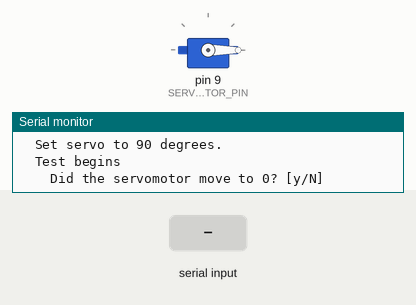
Simulated run of this sketch. Board: Arduino Uno, built with avr-gcc and run on an emulated ATmega328P. Parts: servo, the last lines printed to the serial monitor. Inputs (shaded band) come from the test bench.

Above: at 4.3 s.
4.4 s: "y" received over Serial
At 6.0 s:
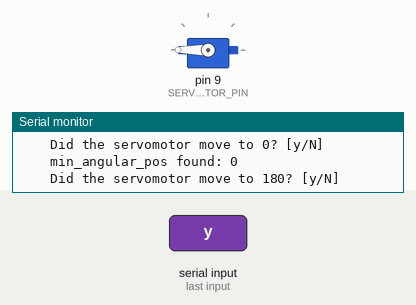
6.9 s: "1" received over Serial
At 7.2 s:
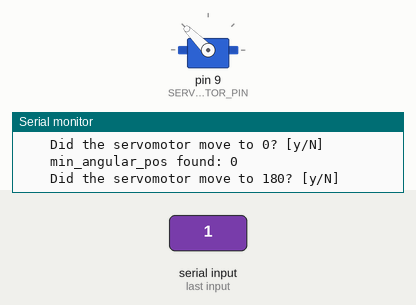
8.4 s: "Y" received over Serial
At 9.5 s:
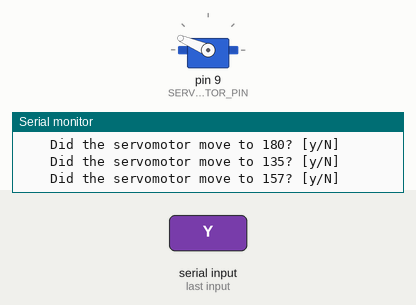
9.9 s: "y" received over Serial
At 10.7 s:
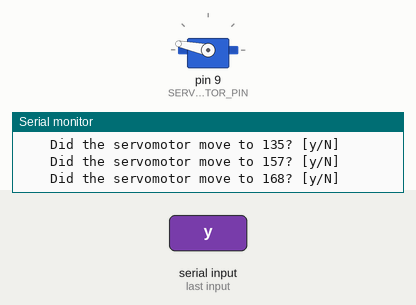
Timing chart, 0 to 12.4 s (numbered marks = the images above; inputs shaded):
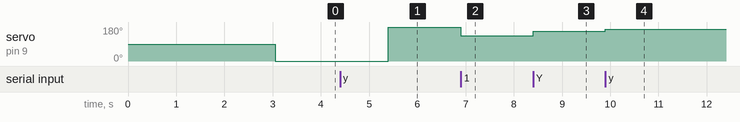

Measured:
- after the input at 4.4 s, servo on pin 9 (SERVOMOTOR_PIN): 0° → 180° after 1.0 s
- after the input at 6.9 s, servo on pin 9 (SERVOMOTOR_PIN): 180° → 135° at once
- after the input at 8.4 s, servo on pin 9 (SERVOMOTOR_PIN): 135° → 157° at once
- after the input at 9.9 s, servo on pin 9 (SERVOMOTOR_PIN): 157° → 168° at once

The sketch:

test_servo.ino
```cpp
// Test servomotor
// By sergiolindo.empresa@gmail.com
//
// It discover the maximal real angle that the servomotor can do.

#include <Servo.h>
#define SERVOMOTOR_PIN 9
#define SERIAL_BPS 9600

Servo myservo;

void setup() {
  int min_angular_pos = 0; // To store the minimum angle position of the servomotor.
  int max_angular_pos = 180; // To store the maximum angle position of the servomotor.
  int user_input;

  Serial.begin(SERIAL_BPS); // Serial port communication at 9600 bps (baudios).
  Serial.println("setup begins");
  Serial.print("  Serial communication port opened at ");
  Serial.println(SERIAL_BPS);

  myservo.attach(SERVOMOTOR_PIN); // Enable pin and servo
  Serial.print("  Servo attached to pin ");
  Serial.println(SERVOMOTOR_PIN);

  Serial.println("  Set servo to 90 degrees.");
  myservo.write(90); // Set servo to 90 degrees.
  delay(2000);

  Serial.println();
  Serial.println("  Test begins");
  delay(1000);
  myservo.write(0);
  delay(500);
  user_input = ask_user_if_servo_moved(0);
  if (user_input == 'y' || user_input == 'Y') {
    Serial.println("    min_angular_pos found: 0");
  } else {
    min_angular_pos = get_min_angular_pos();
    Serial.print("    min_angular_pos found: ");
    Serial.println(min_angular_pos);
  }
  delay(1000);
  myservo.write(180);
  delay(500);
  user_input = ask_user_if_servo_moved(180);
  if (user_input == 'y' || user_input == 'Y') {
    Serial.println("    max_angular_pos found: 180");
  } else {
    max_angular_pos = get_max_angular_pos();
    Serial.print("    max_angular_pos found: ");
    Serial.println(max_angular_pos);
  }
  Serial.println("  Test ends");

  Serial.println();
  Serial.print("  Interval: [");
  Serial.print(min_angular_pos);
  Serial.print(",");
  Serial.print(max_angular_pos);
  Serial.println("]");
  Serial.print("  Total: ");
  Serial.print(max_angular_pos - min_angular_pos);
  Serial.println(" degrees");

  Serial.println("setup ends");
  Serial.println("");
}


void loop() {}


int ask_user_if_servo_moved(int position) {
  Serial.print("    Did the servomotor move to ");
  Serial.print(position);
  Serial.println("? [y/N]");

  return read_user_input();
}


int get_max_angular_pos(void) {
  int user_input;
  int left_endpoint = 90;
  int right_endpoint = 180;
  int test_point;
  int max_angular_pos;

  while(right_endpoint - left_endpoint != 1) {
    test_point = left_endpoint + (right_endpoint - left_endpoint) / 2;

    myservo.write(test_point);
    delay(500);
    user_input = ask_user_if_servo_moved(test_point);
    if (user_input == 'y' || user_input == 'Y') {
      left_endpoint = test_point;
      max_angular_pos = test_point;
    } else {
      right_endpoint = test_point;
    }
  }

  return max_angular_pos;
}


int get_min_angular_pos(void) {
  int user_input;
  int left_endpoint = 0;
  int right_endpoint = 90;
  int test_point;
  int min_angular_pos;

  while(right_endpoint - left_endpoint != 1) {
    test_point = left_endpoint + (right_endpoint - left_endpoint) / 2;

    myservo.write(test_point);
    delay(500);
    user_input = ask_user_if_servo_moved(test_point);
    if (user_input == 'y' || user_input == 'Y') {
      right_endpoint = test_point;
      min_angular_pos = test_point;
    } else {
      left_endpoint = test_point;
    }
  }

  return min_angular_pos;
}


int read_user_input() {
  while(Serial.available() == 0); // Wait for user input.

  return Serial.read();
}
```
